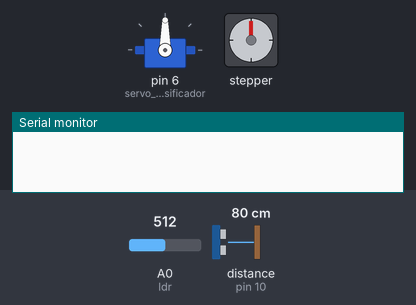
A sketch run on a simulated Arduino Uno, built with avr-gcc and run on an emulated ATmega328P. Parts: servo, stepper motor, the last lines printed to the serial monitor. Wiring (inferred from the names in the program): ultrasonic range finder: trigger pin 9; echo pin 10. The test bench sets the inputs (shaded band); at power-on: A0 (ldr) = 512, distance to the obstacle (sensor on pin 10) 80 cm. The echo pulse lasts 58.3 µs per cm; stepper angles assume 2048 steps per turn.

Above: at 1.2 s.
1.3 s: A0 (ldr) set to 205
2.8 s: A0 (ldr) set to 172
At 3.26 s:
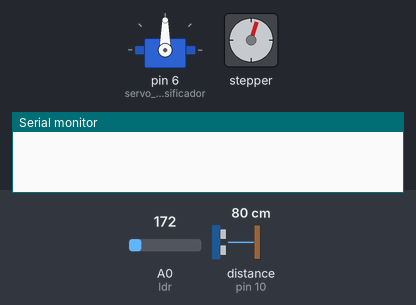
5.8 s: distance to the obstacle (sensor on pin 10) set to 12 cm
8.8 s: distance to the obstacle (sensor on pin 10) set to 9 cm
At 9.65 s:
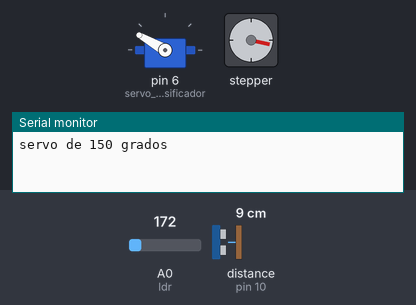
11.8 s: distance to the obstacle (sensor on pin 10) set to 2 cm
At 12.38 s:
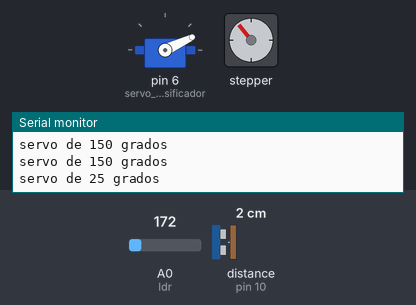
14.8 s: distance to the obstacle (sensor on pin 10) set to 18 cm
At 15.15 s:
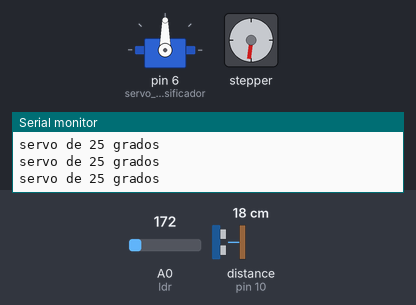
Timing chart, 0 to 26.1 s (numbered marks = the images above; inputs shaded):
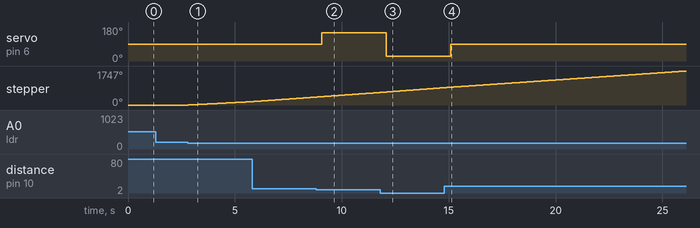

Measured:
- the behaviour switches between 190 and 189 on A0 (ldr) (found by bisection; images 0 and 1)
- the behaviour switches between 11 and 10 cm on distance to the obstacle (sensor on pin 10) (found by bisection; images 1 and 2)
- after the input at 1.3 s, every drawn part: stays the same
- after the input at 2.8 s, stepper: keeps turning clockwise at about 58°/s, starting at once
- after the input at 8.8 s, servo on pin 6 (servo_clasificador): 90° → 150° after 0.26 s
- after the input at 11.8 s, servo on pin 6 (servo_clasificador): 150° → 25° after 0.27 s
- after the input at 14.8 s, servo on pin 6 (servo_clasificador): 25° → 90° after 0.29 s

The sketch:

arduino_inetegrado.ino
```cpp
#include <Stepper.h>
#include <Servo.h>

Servo servo_clasificador;
int ldr = A0;
int TRIG = 9;
int ECHO = 10;

const int PASOS_POR_REVOLUCION = 2048;
Stepper miMotor(PASOS_POR_REVOLUCION, 2, 4, 3, 5);

void setup() {
  Serial.begin(9600);
  pinMode(TRIG, OUTPUT);
  pinMode(ECHO, INPUT);

  servo_clasificador.attach(6);
  miMotor.setSpeed(15);  // Velocidad máxima recomendada

  servo_clasificador.write(90);
}

void loop() {
  // 1. Leer el sensor LDR
  int ValorLDR = analogRead(ldr);
  //Serial.println(ValorLDR);

  // 2. Disparar el sensor ultrasónico
  digitalWrite(TRIG, LOW);
  delayMicroseconds(2);
  digitalWrite(TRIG, HIGH);
  delayMicroseconds(10);
  digitalWrite(TRIG, LOW);

  long duracion = pulseIn(ECHO, HIGH, 30000);  // Añadimos un timeout de 30ms para que no se congele si no hay eco
  float distancia = (duracion * 0.0343) / 2;

  // 3. Control del Motor Paso a Paso
  if (ValorLDR < 190) {
    // Subimos a 5 pasos por ciclo para que tenga fluidez y no vibre
    miMotor.step(5);
  } else {
    // Si es mayor o igual a 190, se detiene al instante
  }

  static unsigned long lastSend = 0;
  if (millis() - lastSend > 1000) {
    lastSend = millis();
    // 4. Control del servomotor basado en la distancia
    if (distancia > 0 && distancia <= 5) {
      servo_clasificador.write(25);
      Serial.println("servo de 25 grados");
    }
    else if (distancia > 5 && distancia <= 10) {
      servo_clasificador.write(150);
      Serial.println("servo de 150 grados");
    }
    else {
      servo_clasificador.write(90);
    }
  }
}
```
